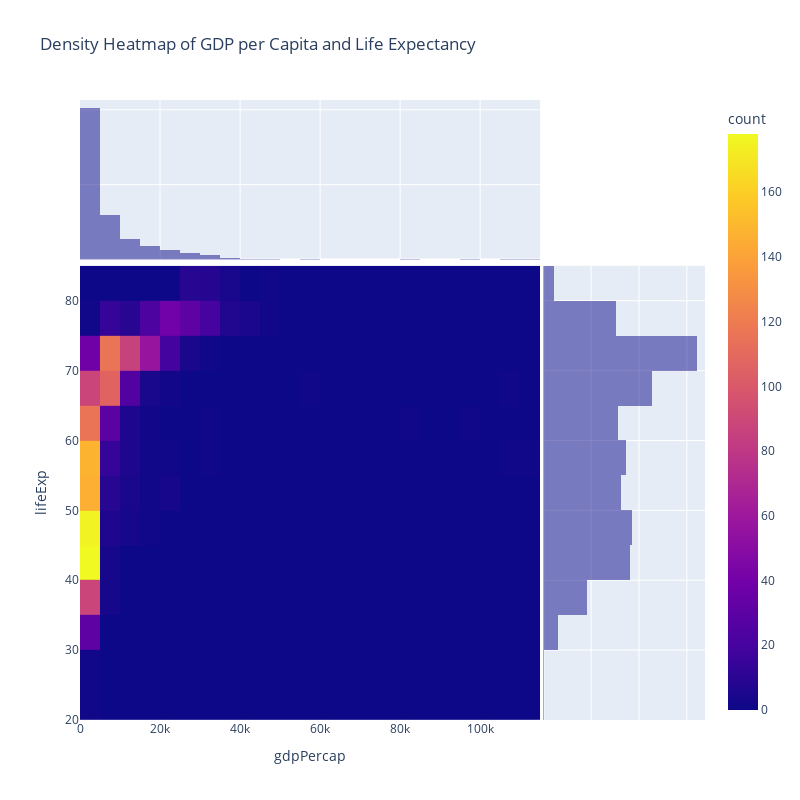

The code cell stored with this chart in its notebook:
### Code cell
# Creating a density heatmap of life expectancy and GDP per capita
fig = px.density_heatmap(df, x='gdpPercap', y='lifeExp', 
                         marginal_x='histogram', marginal_y='histogram', 
                         title='Density Heatmap of GDP per Capita and Life Expectancy',
                         height = 800, width = 800)
fig.show()

### Figure 1 — Plotly figure (JSON) as saved in the notebook; plotly's stock layout.template omitted (floating-point values rounded to 4 significant figures; data arrays with more than 128 entries replaced by an {"elided": "..."} marker saying what was removed)
{"data": [{"coloraxis": "coloraxis", "hovertemplate": "gdpPercap=%{x}<br>lifeExp=%{y}<br>count=%{z}<extra></extra>", "name": "", "type": "histogram2d", "x": {"elided": "1704 float values"}, "xaxis": "x", "xbingroup": "x", "y": {"elided": "1704 float values"}, "yaxis": "y", "ybingroup": "y"}, {"bingroup": "x", "hovertemplate": "gdpPercap=%{x}<br>count=%{y}<extra></extra>", "legendgroup": "", "marker": {"color": "#0d0887"}, "name": "", "opacity": 0.5, "showlegend": false, "type": "histogram", "x": {"elided": "1704 float values"}, "xaxis": "x3", "yaxis": "y3"}, {"bingroup": "y", "hovertemplate": "lifeExp=%{y}<br>count=%{x}<extra></extra>", "legendgroup": "", "marker": {"color": "#0d0887"}, "name": "", "opacity": 0.5, "showlegend": false, "type": "histogram", "xaxis": "x2", "y": {"elided": "1704 float values"}, "yaxis": "y2"}], "layout": {"barmode": "overlay", "coloraxis": {"colorbar": {"title": {"text": "count"}}, "colorscale": [[0, "#0d0887"], [0.1111, "#46039f"], [0.2222, "#7201a8"], [0.3333, "#9c179e"], [0.4444, "#bd3786"], [0.5556, "#d8576b"], [0.6667, "#ed7953"], [0.7778, "#fb9f3a"], [0.8889, "#fdca26"], [1, "#f0f921"]]}, "height": 800, "legend": {"tracegroupgap": 0}, "title": {"text": "Density Heatmap of GDP per Capita and Life Expectancy"}, "width": 800, "xaxis": {"anchor": "y", "domain": [0, 0.7363], "title": {"text": "gdpPercap"}}, "xaxis2": {"anchor": "y2", "domain": [0.7413, 1], "matches": "x2", "showgrid": true, "showline": false, "showticklabels": false, "ticks": ""}, "xaxis3": {"anchor": "y3", "domain": [0, 0.7363], "matches": "x", "showgrid": true, "showticklabels": false}, "xaxis4": {"anchor": "y4", "domain": [0.7413, 1], "matches": "x2", "showgrid": true, "showline": false, "showticklabels": false, "ticks": ""}, "yaxis": {"anchor": "x", "domain": [0, 0.7326], "title": {"text": "lifeExp"}}, "yaxis2": {"anchor": "x2", "domain": [0, 0.7326], "matches": "y", "showgrid": true, "showticklabels": false}, "yaxis3": {"anchor": "x3", "domain": [0.7426, 1], "matches": "y3", "showgrid": true, "showline": false, "showticklabels": false, "ticks": ""}, "yaxis4": {"anchor": "x4", "domain": [0.7426, 1], "matches": "y3", "showgrid": true, "showline": false, "showticklabels": false, "ticks": ""}}}
